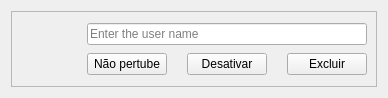
<?xml version="1.0" encoding="UTF-8"?>
<ui version="4.0">
 <class>Form</class>
 <widget class="QWidget" name="Form">
  <property name="geometry">
   <rect>
    <x>0</x>
    <y>0</y>
    <width>372</width>
    <height>98</height>
   </rect>
  </property>
  <property name="windowTitle">
   <string>Form</string>
  </property>
  <layout class="QHBoxLayout" name="horizontalLayout_2">
   <item>
    <widget class="QFrame" name="frame">
     <property name="styleSheet">
      <string notr="true"/>
     </property>
     <property name="frameShape">
      <enum>QFrame::Shape::StyledPanel</enum>
     </property>
     <property name="frameShadow">
      <enum>QFrame::Shadow::Raised</enum>
     </property>
     <layout class="QHBoxLayout" name="horizontalLayout">
      <property name="spacing">
       <number>20</number>
      </property>
      <item>
       <widget class="QPushButton" name="icon">
        <property name="minimumSize">
         <size>
          <width>46</width>
          <height>46</height>
         </size>
        </property>
        <property name="maximumSize">
         <size>
          <width>46</width>
          <height>46</height>
         </size>
        </property>
        <property name="toolTip">
         <string>&lt;html&gt;&lt;head/&gt;&lt;body&gt;&lt;p&gt;Clique para gerar novas cores para o ícone&lt;/p&gt;&lt;/body&gt;&lt;/html&gt;</string>
        </property>
        <property name="text">
         <string/>
        </property>
        <property name="iconSize">
         <size>
          <width>46</width>
          <height>46</height>
         </size>
        </property>
        <property name="flat">
         <bool>true</bool>
        </property>
       </widget>
      </item>
      <item>
       <layout class="QGridLayout" name="gridLayout">
        <property name="verticalSpacing">
         <number>6</number>
        </property>
        <item row="1" column="1">
         <widget class="QPushButton" name="disable">
          <property name="styleSheet">
           <string notr="true"/>
          </property>
          <property name="text">
           <string>Desativar</string>
          </property>
          <property name="checkable">
           <bool>true</bool>
          </property>
         </widget>
        </item>
        <item row="1" column="0">
         <widget class="QPushButton" name="silence">
          <property name="styleSheet">
           <string notr="true"/>
          </property>
          <property name="text">
           <string>Não pertube</string>
          </property>
          <property name="checkable">
           <bool>true</bool>
          </property>
         </widget>
        </item>
        <item row="1" column="2">
         <widget class="QPushButton" name="delete">
          <property name="sizePolicy">
           <sizepolicy hsizetype="Minimum" vsizetype="Fixed">
            <horstretch>0</horstretch>
            <verstretch>0</verstretch>
           </sizepolicy>
          </property>
          <property name="styleSheet">
           <string notr="true"/>
          </property>
          <property name="text">
           <string>Excluir</string>
          </property>
         </widget>
        </item>
        <item row="0" column="0" colspan="3">
         <widget class="QLineEdit" name="name">
          <property name="placeholderText">
           <string>Enter the user name</string>
          </property>
         </widget>
        </item>
       </layout>
      </item>
     </layout>
    </widget>
   </item>
  </layout>
 </widget>
 <resources/>
 <connections/>
</ui>
